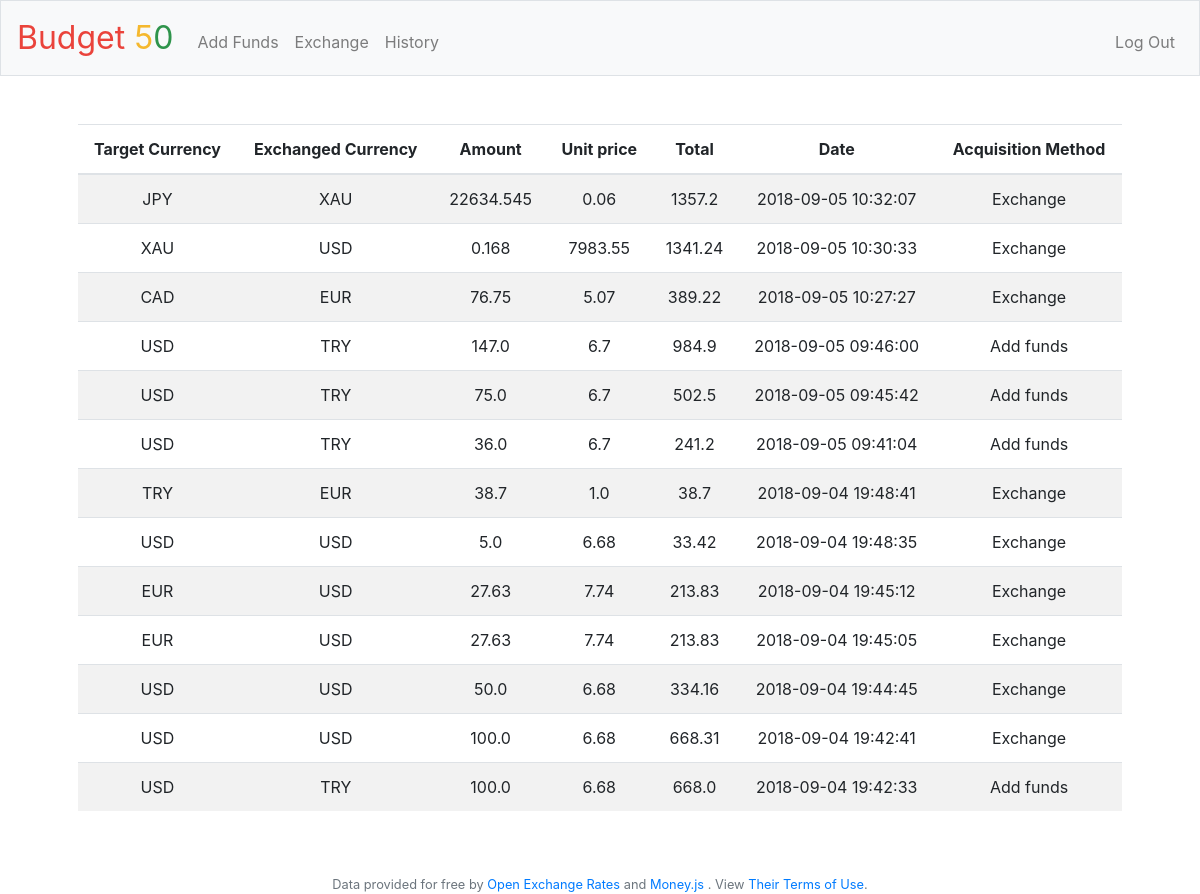
Screenshot of /history (signed in) with the database file from the repository.
### tables this page shows
CREATE TABLE 'currencies' ('id' INTEGER PRIMARY KEY AUTOINCREMENT NOT NULL, 'acronym' TEXT NOT NULL);

CREATE TABLE 'transactions' ('txid' INTEGER PRIMARY KEY AUTOINCREMENT NOT NULL, 'firstcurrency' TEXT NOT NULL, 'secondcurrency' TEXT NOT NULL, 'amount' REAL NOT NULL, 'unitprice' REAL NOT NULL, 'totalcost' REAL NOT NULL, 'date' DATETIME NOT NULL DEFAULT CURRENT_TIMESTAMP, 'user_id' INTEGER NOT NULL, 'tx_type' INTEGER NOT NULL);

CREATE TABLE 'txtype' ('type_id' INTEGER PRIMARY KEY AUTOINCREMENT NOT NULL, 'type' TEXT NOT NULL);

### application.py (the view)
@app.route("/history")
@login_required
def history():
    rowlist = []
    userid = session["user_id"]
    rows = db.execute(
        """SELECT currencies.acronym AS firstcurrency, curr2.acronym as secondcurrency, transactions.amount, transactions.unitprice,
        transactions.totalcost, transactions.date,txtype.type FROM transactions JOIN currencies ON currencies.id =
        transactions.firstcurrency JOIN currencies AS curr2 ON curr2.id = transactions.secondcurrency JOIN txtype ON
        transactions.tx_type = type_id WHERE transactions.user_id = :usrid AND transactions.tx_type != 3 ORDER BY transactions.date DESC
        """, usrid=userid)
    for row in rows:
        firstcurrency = row["firstcurrency"]
        secondcurrency = row["secondcurrency"]
        amount = row["amount"]
        unitprice = row["unitprice"]
        totalcost = row["totalcost"]
        date = row["date"]
        tx_type = row["type"]
        rowlist.append([firstcurrency, secondcurrency, amount, unitprice, totalcost, date, tx_type])
    return render_template("history.html", rows=rowlist)

### application.py (called while the page is built)
@app.after_request
def after_request(response):
    response.headers["Cache-Control"] = "no-cache, no-store, must-revalidate"
    response.headers["Expires"] = 0
    response.headers["Pragma"] = "no-cache"
    return response

### helpers.py (called while the page is built)
def login_required(f):
    @wraps(f)
    def decorated_function(*args, **kwargs):
        if session.get("user_id") is None:
            return redirect("/login")
        return f(*args, **kwargs)
    return decorated_function

### templates/history.html (shortened to what this page needs)
{% extends "layout.html" %}
{% block main %}
<table class="table table-striped">
<thead>
<tr>
<th>Target Currency</th>
<th>Exchanged Currency</th>
<th>Amount</th>
<th>Unit price</th>
<th>Total</th>
<th>Date</th>
<th>Acquisition Method</th>
</tr>
</thead>
    <tbody>
        {% for row in rows %}
            <tr>
                {% for r in row %}
                    <td> {{ r }} </td>
                {% endfor %}
            </tr>
        {% endfor %}
</tbody>
</table>
{% endblock %}

### rows the page displays
transactions: amount "22634.545", unitprice "0.06", totalcost "1357.2", date "2018-09-05 10:32:07"
currencies: acronym "JPY"
currencies: acronym "XAU"
txtype: type "Exchange"
transactions: amount "0.168", unitprice "7983.55", totalcost "1341.24", date "2018-09-05 10:30:33"
currencies: acronym "USD"
transactions: amount "76.75", unitprice "5.07", totalcost "389.22", date "2018-09-05 10:27:27"
currencies: acronym "CAD"
currencies: acronym "EUR"
transactions: amount "147.0", unitprice "6.7", totalcost "984.9", date "2018-09-05 09:46:00"
currencies: acronym "TRY"
txtype: type "Add funds"
transactions: amount "75.0", unitprice "6.7", totalcost "502.5", date "2018-09-05 09:45:42"
transactions: amount "36.0", unitprice "6.7", totalcost "241.2", date "2018-09-05 09:41:04"
transactions: amount "38.7", unitprice "1.0", totalcost "38.7", date "2018-09-04 19:48:41"
transactions: amount "5.0", unitprice "6.68", totalcost "33.42", date "2018-09-04 19:48:35"
transactions: amount "27.63", unitprice "7.74", totalcost "213.83", date "2018-09-04 19:45:12"
transactions: amount "27.63", unitprice "7.74", totalcost "213.83", date "2018-09-04 19:45:05"
transactions: amount "50.0", unitprice "6.68", totalcost "334.16", date "2018-09-04 19:44:45"
transactions: amount "100.0", unitprice "6.68", totalcost "668.31", date "2018-09-04 19:42:41"
transactions: amount "100.0", unitprice "6.68", totalcost "668.0", date "2018-09-04 19:42:33"
